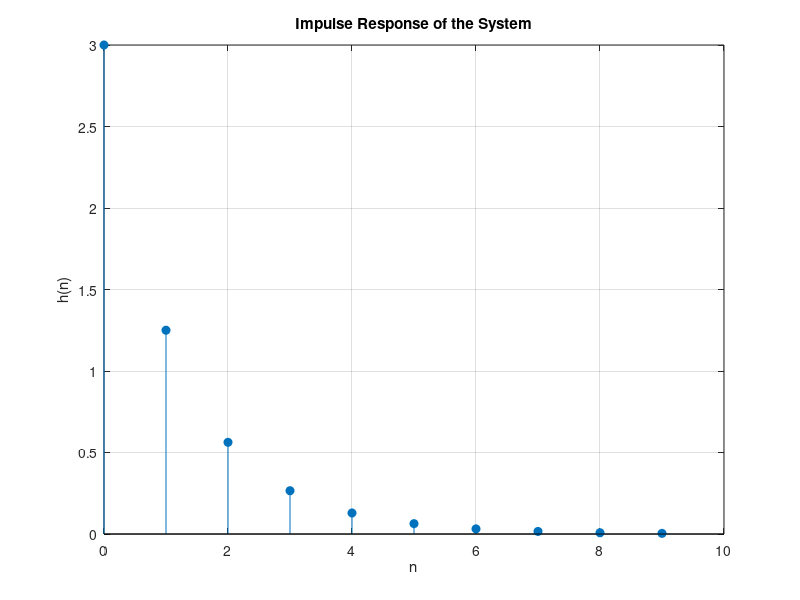

MATLAB code for this plot:
% Define the number of samples to compute
N = 10; 

% Define impulse input
x = [1, zeros(1, N-1)];

% First system: y1(n) - 0.5*y1(n-1) = 2*x(n)
b1 = [2];
a1 = [1, -0.5];
h1 = filter(b1, a1, x);

% Second system: h2(n) = (1/4)^n * u(n)
n = 0:N-1;
h2 = (1./(4.^n));

% Compute total impulse response
h = h1 + h2;

% Display first three samples
fprintf('h(0) = %.4f\n', h(1));
fprintf('h(1) = %.4f\n', h(2));
fprintf('h(2) = %.4f\n', h(3));

% Plot impulse responses
stem(0:N-1, h, 'filled');
xlabel('n');
ylabel('h(n)');
title('Impulse Response of the System');
grid on;
